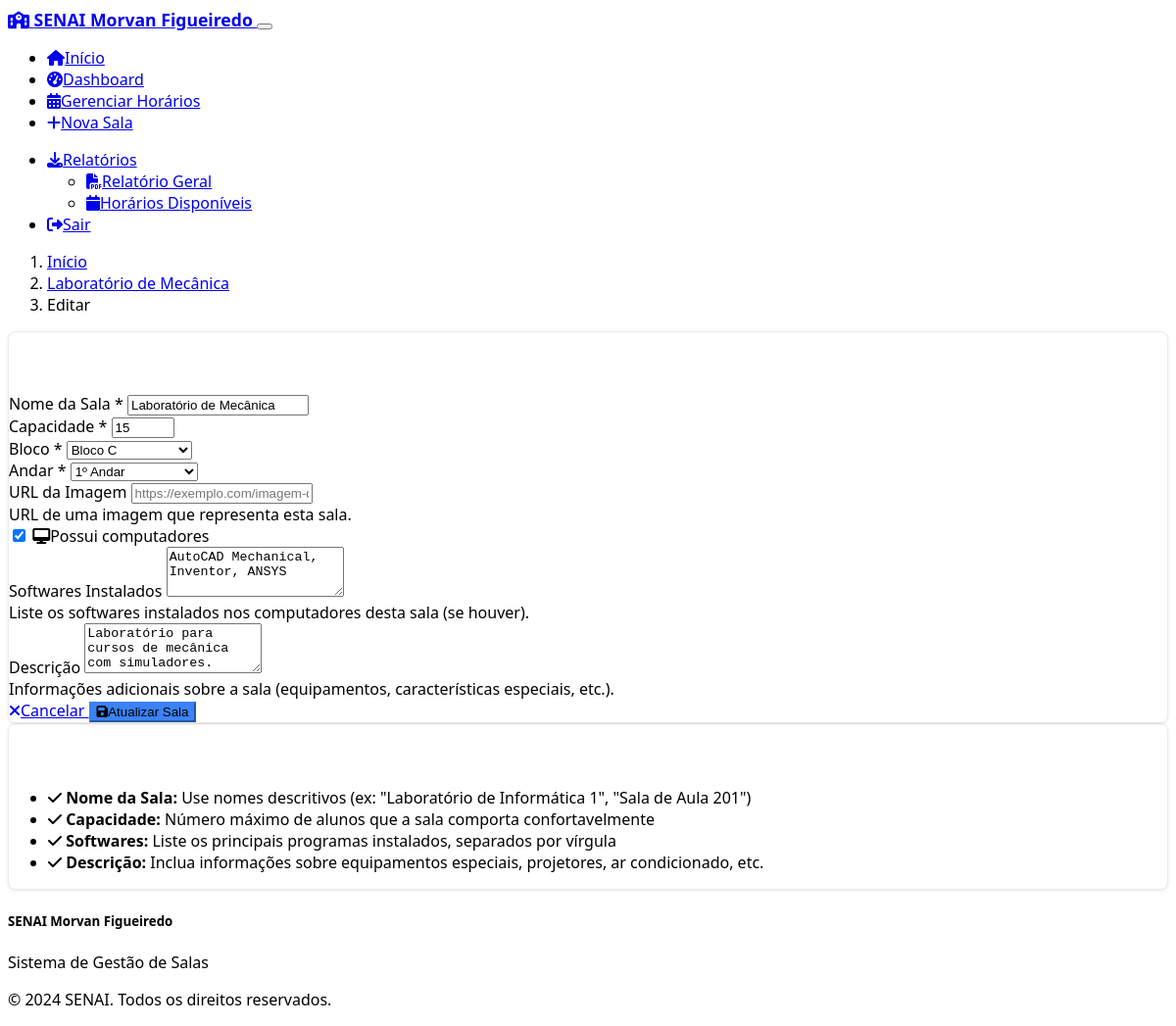
Page /edit_classroom/5 (signed in) on the committed database.
### models.py (models this page shows, shortened)
class Classroom(db.Model):
    id = db.Column(db.Integer, primary_key=True)
    name = db.Column(db.String(100), nullable=False)
    capacity = db.Column(db.Integer, nullable=False)
    has_computers = db.Column(db.Boolean, default=False)
    software = db.Column(db.Text, default='')
    description = db.Column(db.Text, default='')
    floor = db.Column(db.Integer, nullable=False)
    block = db.Column(db.String(10), nullable=False)
    image_url = db.Column(db.String(255), default='')
    created_at = db.Column(db.DateTime, default=datetime.utcnow)
    updated_at = db.Column(db.DateTime, default=datetime.utcnow, onupdate=datetime.utcnow)
    schedules = db.relationship('Schedule', backref='classroom', lazy=True, cascade='all, delete-orphan')

### routes.py (the view)
    def decorated_function(*args, **kwargs):
        if not is_admin_authenticated():
            flash('Acesso negado. Autenticação necessária.', 'error')
            return redirect(url_for('login'))
        return f(*args, **kwargs)

### routes.py (called while the page is built, shortened)
def is_admin_authenticated():
    return session.get('admin_authenticated', False)

def require_admin_auth(f):
    def decorated_function(*args, **kwargs):
        if not is_admin_authenticated():
            flash('Acesso negado. Autenticação necessária.', 'error')
            return redirect(url_for('login'))
        return f(*args, **kwargs)
    decorated_function.__name__ = f.__name__
    return decorated_function

@app.route('/edit_classroom/<int:classroom_id>', methods=['GET', 'POST'])
@require_admin_auth
def edit_classroom(classroom_id):
    classroom = Classroom.query.get_or_404(classroom_id)
    return render_template('edit_classroom.html', classroom=classroom)

### templates/edit_classroom.html (shortened to what this page needs)
{% extends "base.html" %}
{% block content %}
<div class="container">
    <div class="row">
        <div class="col-12">
            <nav aria-label="breadcrumb">
                <ol class="breadcrumb">
                    <li class="breadcrumb-item"><a href="{{ url_for('index') }}">Início</a></li>
                    {% if classroom %}
                    <li class="breadcrumb-item"><a href="{{ url_for('classroom_detail', classroom_id=classroom.id) }}">{{ classroom.name }}</a></li>
                    <li class="breadcrumb-item active">Editar</li>
                    {% else %}
                    <li class="breadcrumb-item active">Nova Sala</li>
                    {% endif %}
                </ol>
            </nav>
        </div>
    </div>
    <div class="row justify-content-center">
        <div class="col-lg-8">
            <div class="card">
                <div class="card-header">
                    <h3 class="mb-0">
                        {% if classroom %}
                        <i class="fas fa-edit me-2 text-warning"></i>Editar Sala: {{ classroom.name }}
                        {% else %}
                        <i class="fas fa-plus me-2 text-success"></i>Cadastrar Nova Sala
                        {% endif %}
                    </h3>
                </div>
                <div class="card-body">
                    <form method="POST">
                        <div class="row">
                            <div class="col-md-8 mb-3">
                                <label for="name" class="form-label">Nome da Sala *</label>
                                <input type="text" class="form-control" id="name" name="name"
                                       value="{{ classroom.name if classroom else '' }}" required>
                            </div>
                            <div class="col-md-4 mb-3">
                                <label for="capacity" class="form-label">Capacidade *</label>
                                <input type="number" class="form-control" id="capacity" name="capacity"
                                       value="{{ classroom.capacity if classroom else '' }}" min="1" max="100" required>
                            </div>
                        </div>
                        <div class="row">
                            <div class="col-md-6 mb-3">
                                <label for="block" class="form-label">Bloco *</label>
                                <select class="form-select" id="block" name="block" required>
                                    <option value="C" {{ 'selected' if classroom and classroom.block == 'C' else '' }}>Bloco C</option>
                                </select>
                            </div>
                            <div class="col-md-6 mb-3">
                                <label for="floor" class="form-label">Andar *</label>
                                <select class="form-select" id="floor" name="floor" required>
                                    <option value="1" {{ 'selected' if classroom and classroom.floor == 1 else '' }}>1º Andar</option>
                                </select>
                            </div>
                        </div>
                        <div class="mb-3">
                            <label for="image_url" class="form-label">URL da Imagem</label>
                            <input type="url" class="form-control" id="image_url" name="image_url"
                                   value="{{ classroom.image_url if classroom else '' }}"
                                   placeholder="https://exemplo.com/imagem-da-sala.jpg">
                            <div class="form-text">URL de uma imagem que representa esta sala.</div>
                        </div>
                        <div class="mb-3">
                            <div class="form-check">
                                <input class="form-check-input" type="checkbox" id="has_computers" name="has_computers"
                                       {{ 'checked' if classroom and classroom.has_computers else '' }}>
                                <label class="form-check-label" for="has_computers">
                                    <i class="fas fa-desktop me-2"></i>Possui computadores
                                </label>
                            </div>
                        </div>
                        <div class="mb-3">
                            <label for="software" class="form-label">Softwares Instalados</label>
                            <textarea class="form-control" id="software" name="software" rows="3"
                                      placeholder="Ex: Windows 10, Office 365, AutoCAD, SolidWorks">{{ classroom.software if classroom else '' }}</textarea>
                            <div class="form-text">Liste os softwares instalados nos computadores desta sala (se houver).</div>
                        </div>
                        <div class="mb-4">
                            <label for="description" class="form-label">Descrição</label>
                            <textarea class="form-control" id="description" name="description" rows="3"
                                      placeholder="Descreva as características e equipamentos desta sala">{{ classroom.description if classroom else '' }}</textarea>
                            <div class="form-text">Informações adicionais sobre a sala (equipamentos, características especiais, etc.).</div>
                        </div>
                        <div class="d-flex justify-content-between">
                            <a href="{% if classroom %}{{ url_for('classroom_detail', classroom_id=classroom.id) }}{% else %}{{ url_for('index') }}{% endif %}"
                               class="btn btn-secondary">
                                <i class="fas fa-times me-2"></i>Cancelar
                            </a>
                            <button type="submit" class="btn btn-primary">
                                {% if classroom %}
                                <i class="fas fa-save me-2"></i>Atualizar Sala
                                {% else %}
                                <i class="fas fa-plus me-2"></i>Cadastrar Sala
                                {% endif %}
                            </button>
                        </div>
                    </form>
                </div>
            </div>
            <div class="card mt-4">
                <div class="card-header">
                    <h6 class="mb-0"><i class="fas fa-question-circle me-2"></i>Dicas de Preenchimento</h6>
                </div>
                <div class="card-body">
                    <ul class="list-unstyled mb-0">
                        <li class="mb-2">
                            <i class="fas fa-check text-success me-2"></i>
                            <strong>Nome da Sala:</strong> Use nomes descritivos (ex: "Laboratório de Informática 1", "Sala de Aula 201")
                        </li>
                        <li class="mb-2">
                            <i class="fas fa-check text-success me-2"></i>
                            <strong>Capacidade:</strong> Número máximo de alunos que a sala comporta confortavelmente
                        </li>
                        <li class="mb-2">
                            <i class="fas fa-check text-success me-2"></i>
                            <strong>Softwares:</strong> Liste os principais programas instalados, separados por vírgula
                        </li>
                        <li class="mb-0">
                            <i class="fas fa-check text-success me-2"></i>
                            <strong>Descrição:</strong> Inclua informações sobre equipamentos especiais, projetores, ar condicionado, etc.
                        </li>
                    </ul>
                </div>
            </div>
        </div>
    </div>
</div>
{% endblock %}

### static/css/custom.css (style rules this page uses)
:root { --senai-blue: #1e3a8a; --senai-light-blue: #3b82f6; --senai-green: #10b981; --senai-orange: #f59e0b; --senai-red: #ef4444; }
body { font-family: 'Segoe UI', Tahoma, Geneva, Verdana, sans-serif; }
.card { border: 1px solid rgba(0,0,0,0.08); box-shadow: 0 1px 3px rgba(0,0,0,0.1); transition: transform 0.2s ease-in-out, box-shadow 0.2s ease-in-out; border-radius: 8px; }
.card-header { background: linear-gradient(135deg, var(--bs-primary) 0%, var(--bs-primary-dark) 100%); border-bottom: none; color: white; }
.btn-primary { background-color: var(--senai-light-blue); border-color: var(--senai-light-blue); }

### rows in the picture
Classroom: name "Laboratório de Mecânica", capacity "15", software "AutoCAD Mechanical, Inventor, ANSYS", description "Laboratório para cursos de mecânica com simuladores."
